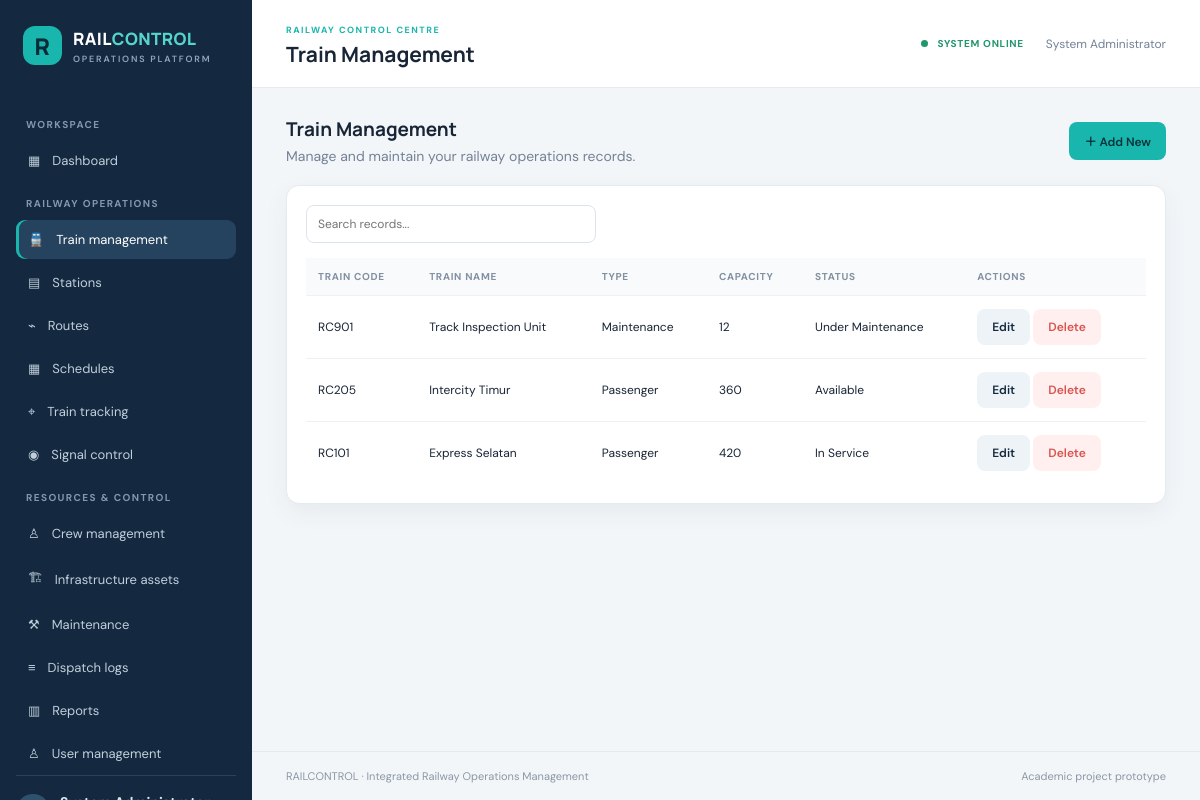
The page /trains/index.php (signed in) on the database its author committed.
### tables this page shows
CREATE TABLE trains (
  id INT AUTO_INCREMENT PRIMARY KEY,
  train_code VARCHAR(20) NOT NULL UNIQUE,
  train_name VARCHAR(100) NOT NULL,
  train_type ENUM('Passenger','Freight','Maintenance') NOT NULL DEFAULT 'Passenger',
  capacity INT NOT NULL DEFAULT 0,
  status ENUM('Available','In Service','Under Maintenance','Out of Service') NOT NULL DEFAULT 'Available',
  created_at TIMESTAMP DEFAULT CURRENT_TIMESTAMP
);

### config/app.php (called while the page is built, shortened)
<?php
function e($value): string
{
    return htmlspecialchars(
        (string) $value,
        ENT_QUOTES,
        'UTF-8'
    );
}
function current_user(): array
{
    return $_SESSION['user'] ?? [];
}
function can_manage(): bool
{
    return in_array(
        current_user()['role'] ?? '',
        [
            'Administrator',
            'Dispatcher',
            'Engineer'
        ],
        true
    );
}

### trains/index.php (the view, shortened to what this page needs)
<?php
require_once __DIR__ . '/../config/app.php';
$action = $_GET['action'] ?? 'list';
$error = '';
$rows = $pdo->query("
    SELECT *
    FROM trains
    ORDER BY id DESC
")->fetchAll();
$record = null;
require __DIR__ . '/../includes/header.php';
?>
<div class="page-intro">
    <div>
        <h2>
            Train Management
        </h2>
        <p>
            Manage and maintain your railway operations records.
        </p>
    </div>
    <?php if ($action === 'list' && can_manage()): ?>
        <a class="btn btn-primary" href="?action=create">
            ＋ Add New
        </a>
    <?php endif; ?>
</div>
<?php if ($action === 'create' || $action === 'edit'): ?>
    <section class="card" style="max-width: 850px">
        <h3 class="section-title">
            <?= $action === 'edit'
                ? 'Edit Record'
                : 'Create New Record'
            ?>
        </h3>
        <?php if ($error): ?>
            <div class="alert">
                <?= e($error) ?>
            </div>
        <?php endif; ?>
        <form method="post">
            <input
                type="hidden"
                name="mode"
                value="<?= $action === 'edit' ? 'update' : 'create' ?>"
            >
            <div class="form-grid">
                <div class="field">
                    <label>TRAIN CODE</label>
                    <input
                        type="text"
                        name="train_code"
                        value="<?= e($record['train_code'] ?? '') ?>"
                        required
                    >
                </div>
                <div class="field">
                    <label>TRAIN NAME</label>
                    <input
                        type="text"
                        name="train_name"
                        value="<?= e($record['train_name'] ?? '') ?>"
                        required
                    >
                </div>
                <div class="field">
                    <label>TRAIN TYPE</label>
                    <select name="train_type" required>
                        <option
                            value="Passenger"
                            <?= (($record['train_type'] ?? '') === 'Passenger') ? 'selected' : '' ?>
                        >
                            Passenger
                        </option>
                        <option
                            value="Cargo"
                            <?= (($record['train_type'] ?? '') === 'Cargo') ? 'selected' : '' ?>
                        >
                            Cargo
                        </option>
                        <option
                            value="Maintenance"
                            <?= (($record['train_type'] ?? '') === 'Maintenance') ? 'selected' : '' ?>
                        >
                            Maintenance
                        </option>
                    </select>
                </div>
                <div class="field">
                    <label>PASSENGER / LOAD CAPACITY</label>
                    <input
                        type="number"
                        name="capacity"
                        value="<?= e($record['capacity'] ?? '') ?>"
                        required
                    >
                </div>
                <div class="field">
                    <label>OPERATIONAL STATUS</label>
                    <select name="status" required>
                        <option
                            value="Available"
                            <?= (($record['status'] ?? '') === 'Available') ? 'selected' : '' ?>
                        >
                            Available
                        </option>
                        <option
                            value="In Service"
                            <?= (($record['status'] ?? '') === 'In Service') ? 'selected' : '' ?>
                        >
                            In Service
                        </option>
                        <option
                            value="Under Maintenance"
                            <?= (($record['status'] ?? '') === 'Under Maintenance') ? 'selected' : '' ?>
                        >
                            Under Maintenance
                        </option>
                        <option
                            value="Out of Service"
                            <?= (($record['status'] ?? '') === 'Out of Service') ? 'selected' : '' ?>
                        >
                            Out of Service
                        </option>
                    </select>
                </div>
            </div>
            <div class="form-actions">
                <button type="submit" class="btn btn-primary">
                    Save Record
                </button>
                <a class="btn btn-light" href="index.php">
                    Cancel
                </a>
            </div>
        </form>
    </section>
<?php else: ?>
    <section class="card">
        <div class="toolbar">
            <input
                class="search"
                id="tableSearch"
                placeholder="Search records..."
                oninput="filterTable()"
            >
        </div>
        <div class="table-wrap">
            <table id="dataTable">
                <tr>
                    <th>Train Code</th>
                    <th>Train Name</th>
                    <th>Type</th>
                    <th>Capacity</th>
                    <th>Status</th>
                    <th>Actions</th>
                </tr>
                <?php foreach ($rows as $row): ?>
                    <tr>
                        <td>
                            <?= e($row['train_code'] ?? '') ?>
                        </td>
                        <td>
                            <?= e($row['train_name'] ?? '') ?>
                        </td>
                        <td>
                            <?= e($row['train_type'] ?? '') ?>
                        </td>
                        <td>
                            <?= e($row['capacity'] ?? '') ?>
                        </td>
                        <td>
                            <?= e($row['status'] ?? '') ?>
                        </td>
                        <td>
                            <?php if (can_manage()): ?>
                                <a
                                    class="btn btn-light"
                                    href="?action=edit&id=<?= (int) $row['id'] ?>"
                                >
                                    Edit
                                </a>
                                <form
                                    method="post"
                                    action="?action=delete&id=<?= (int) $row['id'] ?>"
                                    style="display: inline"
                                    onsubmit="return confirm('Delete this record?')"
                                >
                                    <button
                                        type="submit"
                                        class="btn btn-danger"
                                    >
                                        Delete
                                    </button>
                                </form>
                            <?php else: ?>
                                <span class="badge">
                                    View Only
                                </span>
                            <?php endif; ?>
                        </td>
                    </tr>
                <?php endforeach; ?>
            </table>
        </div>
    </section>
<?php endif; ?>
<?php
require __DIR__ . '/../includes/footer.php';
?>

### assets/css/style.css (style rules this page uses)
:root { --navy:#14283f;--navy2:#1d3854;--teal:#19b6ad;--bg:#f3f6f9;--white:#fff;--ink:#182536;--muted:#748296;--line:#e4eaf0;--red:#d9534f;--amber:#e5a32c;--green:#21976b;--shadow:0 8px 24px rgba(24,45,70,.06) }
* { box-sizing:border-box }
body { margin:0;background:var(--bg);color:var(--ink);font:14px 'DM Sans',sans-serif }
.page-intro { display:flex;justify-content:space-between;align-items:center;margin-bottom:20px }
.page-intro p { color:var(--muted);margin:5px 0 0 }
.page-intro h2 { font:700 19px Manrope;margin:0 }
.btn { border:0;border-radius:8px;padding:10px 15px;background:var(--navy2);color:white;text-decoration:none;font:600 12px 'DM Sans';cursor:pointer;display:inline-flex;align-items:center;gap:7px }
.btn-primary { background:var(--teal);color:#07333a }
.btn-light { background:#edf3f7;color:var(--navy) }
.btn-danger { background:#fff0ef;color:var(--red) }
.card { background:#fff;border:1px solid var(--line);border-radius:13px;padding:19px;box-shadow:var(--shadow);margin-bottom:18px }
.table-wrap { overflow-x:auto }
table { border-collapse:collapse;width:100%;min-width:650px }
th { text-align:left;font-size:10px;letter-spacing:.7px;text-transform:uppercase;color:#8290a0;background:#f8fafc;padding:12px }
td { padding:13px 12px;border-top:1px solid #edf1f5;font-size:12px }
.toolbar { display:flex;gap:10px;align-items:center;margin-bottom:15px;flex-wrap:wrap }
.search { max-width:290px }
.field input,.field select,.field textarea,.toolbar input,.toolbar select { width:100%;border:1px solid #dce4eb;border-radius:8px;padding:10px 11px;background:white;font:12px 'DM Sans';color:var(--ink) }

### rows shown on the page
trains: train_code "RC901", train_name "Track Inspection Unit", train_type "Maintenance", capacity "12", status "Under Maintenance"
trains: train_code "RC205", train_name "Intercity Timur", train_type "Passenger", capacity "360", status "Available"
trains: train_code "RC101", train_name "Express Selatan", train_type "Passenger", capacity "420", status "In Service"

### other values the page prints
$pageTitle "Train Management"
current_user()['full_name'] "System Administrator"
